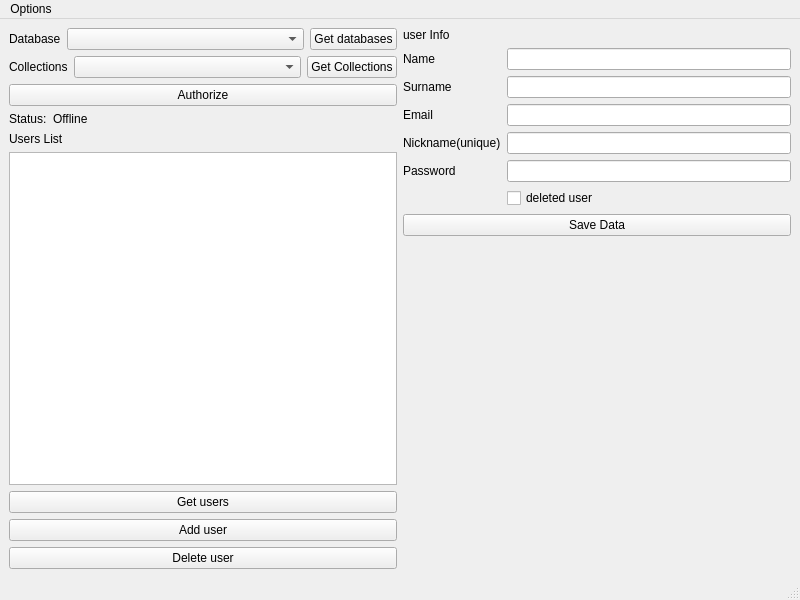
<?xml version="1.0" encoding="UTF-8"?>
<ui version="4.0">
 <class>MainWindow</class>
 <widget class="QMainWindow" name="MainWindow">
  <property name="geometry">
   <rect>
    <x>0</x>
    <y>0</y>
    <width>800</width>
    <height>600</height>
   </rect>
  </property>
  <property name="windowTitle">
   <string>MainWindow</string>
  </property>
  <widget class="QWidget" name="centralwidget">
   <layout class="QHBoxLayout" name="horizontalLayout_5">
    <item>
     <layout class="QHBoxLayout" name="horizontalLayout_3">
      <item>
       <layout class="QVBoxLayout" name="verticalLayout_3">
        <item>
         <layout class="QHBoxLayout" name="horizontalLayout_2">
          <item>
           <widget class="QLabel" name="label">
            <property name="sizePolicy">
             <sizepolicy hsizetype="Fixed" vsizetype="Preferred">
              <horstretch>0</horstretch>
              <verstretch>0</verstretch>
             </sizepolicy>
            </property>
            <property name="text">
             <string>Database</string>
            </property>
           </widget>
          </item>
          <item>
           <widget class="QComboBox" name="dbNameCombo"/>
          </item>
          <item>
           <widget class="QPushButton" name="getDatabasesButton">
            <property name="sizePolicy">
             <sizepolicy hsizetype="Fixed" vsizetype="Fixed">
              <horstretch>0</horstretch>
              <verstretch>0</verstretch>
             </sizepolicy>
            </property>
            <property name="text">
             <string>Get databases</string>
            </property>
           </widget>
          </item>
         </layout>
        </item>
        <item>
         <layout class="QVBoxLayout" name="verticalLayout_2">
          <item>
           <layout class="QVBoxLayout" name="verticalLayout">
            <item>
             <layout class="QHBoxLayout" name="horizontalLayout">
              <item>
               <widget class="QLabel" name="collectionsTitle">
                <property name="sizePolicy">
                 <sizepolicy hsizetype="Fixed" vsizetype="Preferred">
                  <horstretch>0</horstretch>
                  <verstretch>0</verstretch>
                 </sizepolicy>
                </property>
                <property name="text">
                 <string>Collections</string>
                </property>
               </widget>
              </item>
              <item>
               <widget class="QComboBox" name="usersCollectionCombo"/>
              </item>
              <item>
               <widget class="QPushButton" name="getCollectionsButton">
                <property name="sizePolicy">
                 <sizepolicy hsizetype="Fixed" vsizetype="Fixed">
                  <horstretch>0</horstretch>
                  <verstretch>0</verstretch>
                 </sizepolicy>
                </property>
                <property name="text">
                 <string>Get Collections</string>
                </property>
               </widget>
              </item>
             </layout>
            </item>
           </layout>
          </item>
          <item>
           <widget class="QPushButton" name="authorizeButton">
            <property name="text">
             <string>Authorize</string>
            </property>
           </widget>
          </item>
          <item>
           <layout class="QHBoxLayout" name="horizontalLayout_4">
            <item>
             <widget class="QLabel" name="statusLabel">
              <property name="sizePolicy">
               <sizepolicy hsizetype="Fixed" vsizetype="Preferred">
                <horstretch>0</horstretch>
                <verstretch>0</verstretch>
               </sizepolicy>
              </property>
              <property name="text">
               <string>Status:</string>
              </property>
             </widget>
            </item>
            <item>
             <widget class="QLabel" name="curStatus">
              <property name="text">
               <string>Offline</string>
              </property>
             </widget>
            </item>
           </layout>
          </item>
          <item>
           <widget class="QLabel" name="userList">
            <property name="text">
             <string>Users List</string>
            </property>
           </widget>
          </item>
          <item>
           <widget class="QListWidget" name="usersList"/>
          </item>
          <item>
           <widget class="QPushButton" name="getUsersButton">
            <property name="text">
             <string>Get users</string>
            </property>
           </widget>
          </item>
          <item>
           <widget class="QPushButton" name="addUserButton">
            <property name="text">
             <string>Add user</string>
            </property>
           </widget>
          </item>
          <item>
           <widget class="QPushButton" name="deleteUserButton">
            <property name="text">
             <string>Delete user</string>
            </property>
           </widget>
          </item>
         </layout>
        </item>
       </layout>
      </item>
      <item>
       <layout class="QVBoxLayout" name="infoLayout">
        <item>
         <layout class="QVBoxLayout" name="verticalLayout_5">
          <item>
           <widget class="QLabel" name="usetInfo">
            <property name="text">
             <string>user Info</string>
            </property>
           </widget>
          </item>
          <item>
           <layout class="QVBoxLayout" name="userInfoLayout">
            <item>
             <layout class="QFormLayout" name="formLayout">
              <item row="0" column="0">
               <widget class="QLabel" name="name">
                <property name="sizePolicy">
                 <sizepolicy hsizetype="Minimum" vsizetype="Preferred">
                  <horstretch>0</horstretch>
                  <verstretch>0</verstretch>
                 </sizepolicy>
                </property>
                <property name="text">
                 <string>Name</string>
                </property>
               </widget>
              </item>
              <item row="0" column="1">
               <widget class="QLineEdit" name="userNameEdit"/>
              </item>
              <item row="1" column="0">
               <widget class="QLabel" name="surname">
                <property name="text">
                 <string>Surname</string>
                </property>
               </widget>
              </item>
              <item row="1" column="1">
               <widget class="QLineEdit" name="userSurnameEdit"/>
              </item>
              <item row="2" column="0">
               <widget class="QLabel" name="email">
                <property name="text">
                 <string>Email</string>
                </property>
               </widget>
              </item>
              <item row="2" column="1">
               <widget class="QLineEdit" name="userEmailEdit"/>
              </item>
              <item row="3" column="0">
               <widget class="QLabel" name="nickname">
                <property name="text">
                 <string>Nickname(unique)</string>
                </property>
               </widget>
              </item>
              <item row="3" column="1">
               <widget class="QLineEdit" name="userNickNameEdit"/>
              </item>
              <item row="4" column="0">
               <widget class="QLabel" name="password">
                <property name="text">
                 <string>Password</string>
                </property>
               </widget>
              </item>
              <item row="4" column="1">
               <widget class="QLineEdit" name="userPasswordEdit"/>
              </item>
              <item row="5" column="1">
               <widget class="QCheckBox" name="deleteUserBox">
                <property name="text">
                 <string>deleted user</string>
                </property>
               </widget>
              </item>
             </layout>
            </item>
            <item>
             <widget class="QPushButton" name="saveUserInfoButton">
              <property name="text">
               <string>Save Data</string>
              </property>
             </widget>
            </item>
           </layout>
          </item>
         </layout>
        </item>
        <item>
         <spacer name="verticalSpacer">
          <property name="orientation">
           <enum>Qt::Vertical</enum>
          </property>
          <property name="sizeHint" stdset="0">
           <size>
            <width>20</width>
            <height>40</height>
           </size>
          </property>
         </spacer>
        </item>
       </layout>
      </item>
     </layout>
    </item>
   </layout>
  </widget>
  <widget class="QMenuBar" name="menubar">
   <property name="geometry">
    <rect>
     <x>0</x>
     <y>0</y>
     <width>800</width>
     <height>22</height>
    </rect>
   </property>
   <widget class="QMenu" name="menuOptions">
    <property name="title">
     <string>Options</string>
    </property>
    <addaction name="separator"/>
    <addaction name="actionLogIn"/>
   </widget>
   <addaction name="menuOptions"/>
  </widget>
  <widget class="QStatusBar" name="statusbar"/>
  <action name="actionLogIn">
   <property name="text">
    <string>LogIn</string>
   </property>
  </action>
 </widget>
 <resources/>
 <connections/>
</ui>
